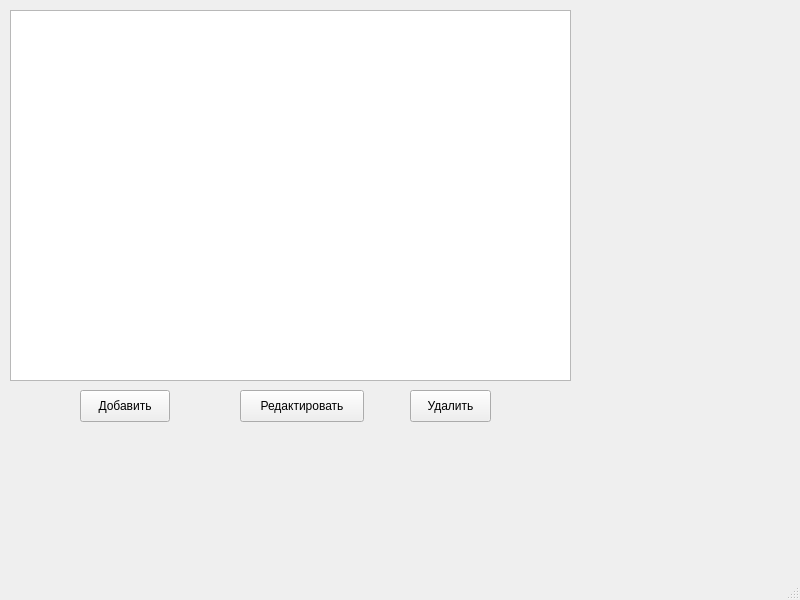
<?xml version="1.0" encoding="UTF-8"?>
<ui version="4.0">
 <class>MainWindow</class>
 <widget class="QMainWindow" name="MainWindow">
  <property name="geometry">
   <rect>
    <x>0</x>
    <y>0</y>
    <width>800</width>
    <height>600</height>
   </rect>
  </property>
  <property name="windowTitle">
   <string>MainWindow</string>
  </property>
  <widget class="QWidget" name="centralwidget">
   <widget class="QTableWidget" name="tableWidget">
    <property name="geometry">
     <rect>
      <x>10</x>
      <y>10</y>
      <width>561</width>
      <height>371</height>
     </rect>
    </property>
   </widget>
   <widget class="QPushButton" name="btnAdd">
    <property name="geometry">
     <rect>
      <x>80</x>
      <y>390</y>
      <width>90</width>
      <height>32</height>
     </rect>
    </property>
    <property name="text">
     <string>Добавить</string>
    </property>
   </widget>
   <widget class="QPushButton" name="btnEdit">
    <property name="geometry">
     <rect>
      <x>240</x>
      <y>390</y>
      <width>124</width>
      <height>32</height>
     </rect>
    </property>
    <property name="text">
     <string>Редактировать</string>
    </property>
   </widget>
   <widget class="QPushButton" name="btnDelete">
    <property name="geometry">
     <rect>
      <x>410</x>
      <y>390</y>
      <width>81</width>
      <height>32</height>
     </rect>
    </property>
    <property name="text">
     <string>Удалить</string>
    </property>
   </widget>
  </widget>
  <widget class="QMenuBar" name="menubar">
   <property name="geometry">
    <rect>
     <x>0</x>
     <y>0</y>
     <width>800</width>
     <height>36</height>
    </rect>
   </property>
  </widget>
  <widget class="QStatusBar" name="statusbar"/>
 </widget>
 <resources/>
 <connections/>
</ui>
